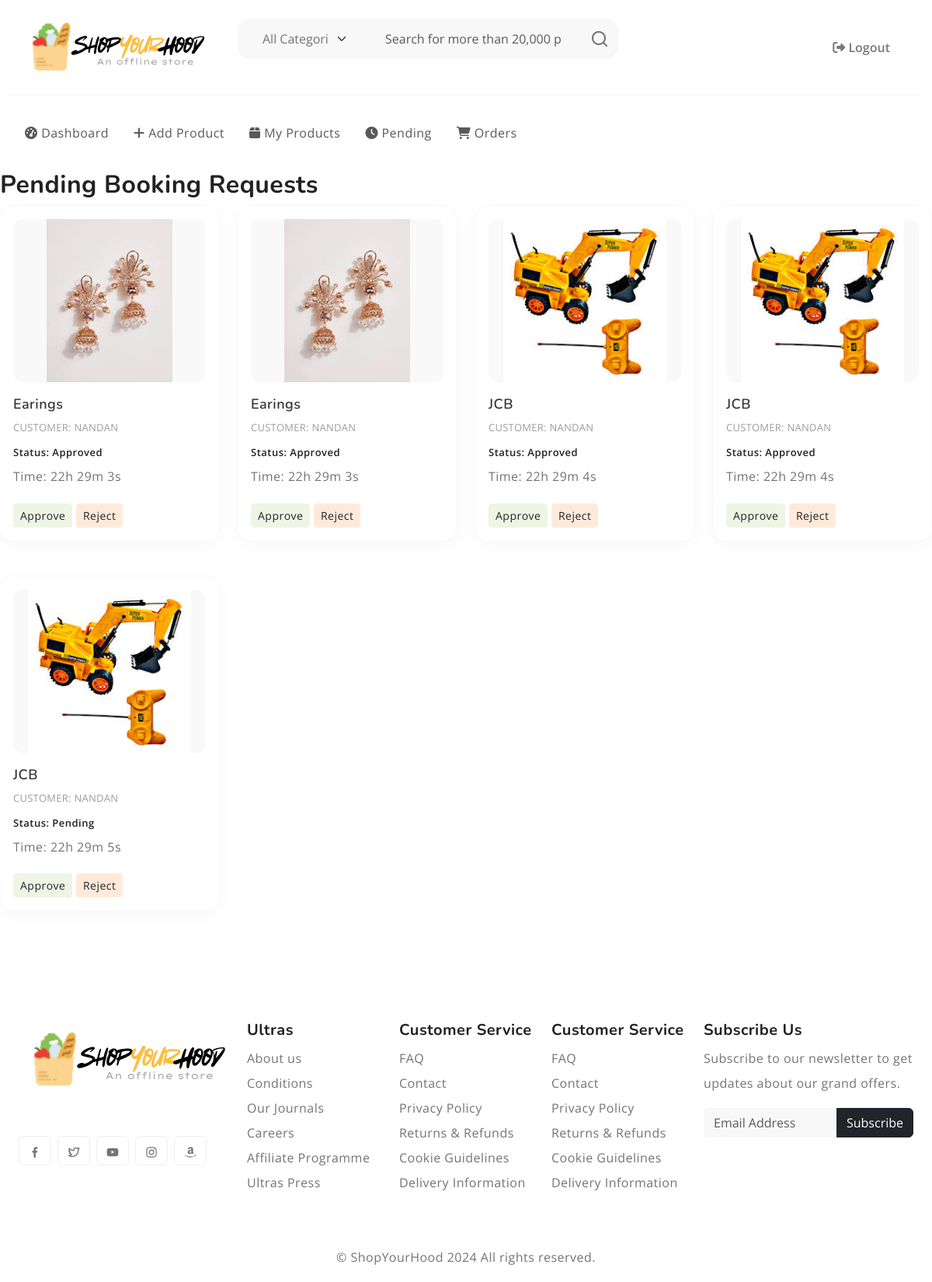
/order/shop_owner_requests/ (signed in), run on the app's committed database.
### order/models.py (models this page shows, shortened)
class OrderRequest(models.Model):
    booking = models.ForeignKey(Booking, on_delete=models.CASCADE)
    shop_owner = models.ForeignKey(settings.AUTH_USER_MODEL, related_name='order_requests', on_delete=models.CASCADE)
    status = models.CharField(max_length=10, choices=[('pending', 'Pending'), ('approved', 'Approved'), ('rejected', 'Rejected')], default='pending')
    created_at = models.DateTimeField(auto_now_add=True)

class Booking(models.Model):
    customer = models.ForeignKey(settings.AUTH_USER_MODEL, on_delete=models.CASCADE)
    product = models.ForeignKey(Product, on_delete=models.CASCADE)
    shop = models.ForeignKey(ShopProfile, on_delete=models.CASCADE)
    status = models.CharField(max_length=10, choices=[('pending', 'Pending'), ('approved', 'Approved'), ('rejected', 'Rejected')], default='pending')
    created_at = models.DateTimeField(auto_now_add=True)
    expires_at = models.DateTimeField(null=True, blank=True)

### products/models.py (models this page shows, shortened)
class Product(models.Model):
    CATEGORY_CHOICES = [
        ('electronics', 'Electronics'),
        ('fashion', 'Fashion'),
        ('home', 'Home & Kitchen'),
        ('books', 'Books'),
        ('toys', 'Toys & Games'),
    ]
    name = models.CharField(max_length=255)
    category = models.CharField(max_length=255, choices=CATEGORY_CHOICES)
    description = models.TextField()
    image = models.ImageField(upload_to='product_images/')
    is_verified = models.BooleanField(default=False)
    added_by = models.ForeignKey(ShopProfile, on_delete=models.SET_NULL, null=True, blank=True)

### authentication/models.py (models this page shows)
class CustomUser(AbstractUser):
    USER_TYPE_CHOICES = (
        (1, 'customer'),
        (2, 'shop_owner'),
        (3, 'admin'),
    )
    user_type = models.PositiveSmallIntegerField(choices=USER_TYPE_CHOICES)

### order/views.py (the view)
# urls.py: path('shop_owner_requests/', views.shop_owner_requests, name='shop_owner_requests'),
@login_required
def shop_owner_requests(request):
    requests = OrderRequest.objects.filter(shop_owner=request.user)
    for req in requests:
        if req.booking.expires_at:  # Check if expires_at is not None
            req.remaining_time = req.booking.expires_at - timezone.now()
        else:
            req.remaining_time = None  # or set to zero/another default value if needed
    return render(request, 'order/shop_owner_requests.html', {'requests': requests})

### order/templates/order/shop_owner_requests.html (shortened to what this page needs)
{% extends 'layout.html' %}
{% block content %}
<h2>Pending Booking Requests</h2>
<div class="row">
    {% for request in requests %}
    <div class="col-md-3 mb-3">
        <div class="product-item">
            <figure>
                <img src="{{ request.booking.product.image.url }}" class="tab-image" alt="{{ request.booking.product.name }}">
            </figure>
            <h3>{{ request.booking.product.name }}</h3>
            <span class="qty">Customer: {{ request.booking.customer.username }}</span><br>
            <span class="rating">Status: {{ request.status }}</span>
            <p class="card-text">
                Time:
                {% if request.remaining_time %}
                    <span id="countdown-{{ request.id }}"></span>
                {% else %}
                    <span>Expired or timer not set</span>
                {% endif %}
            </p>
        <div class="">
            <a href="{% url 'handle_order_request' request.id 'approve' %}" class="btn btn-success btn-sm">Approve</a>
            <a href="{% url 'handle_order_request' request.id 'reject' %}" class="btn btn-danger btn-sm">Reject</a>
        </div>
    </div>
</div>
    {% empty %}
    <div class="alert alert-warning" role="alert">
        No pending requests.
    </div>
    {% endfor %}
</div>
{% endblock %}

### static/style.css (style rules this page uses)
:root { --header-height : 160px; --header-height-min : 80px; }
:root { --accent-color : #FFC43F; --dark-color : #222222; --light-dark-color : #727272; --light-color : #fff; --grey-color : #dbdbdb; --light-grey-color : #fafafa; --primary-color : #6995B1; --light-primary-color : #eef1f3; }
:root { --body-font : "Open Sans", sans-serif; --heading-font : "Nunito", sans-serif; }
body { --bs-link-color: #333; --bs-link-hover-color:#333; --bs-link-color-rgb: 40,40,40; --bs-link-hover-color-rgb: 0,0,0; --bs-light-rgb: 248, 248, 248; --bs-font-sans-serif: "Open Sans", sans-serif; --bs-body-font-family: var(--bs-font-sans-serif); --bs-body-font-size: 1rem; --bs-body-font-weight: 400; --bs-body-line-height: 2; --bs-body-color: #747474; --bs-primary: #FFC43F; --bs-primary-rgb: 255, 196, 63; --bs-success: #a3be4c; --bs-success-rgb: 163, 190, 76; --bs-primary-bg-subtle: #FFF9EB; --bs-success-bg-subtle: #eef5e5; --bs-border-color: #F7F7F7; --bs-secondary-rgb: 230, 243, 251; --bs-danger-rgb: 249, 235, 231; --bs-warning-rgb: 255, 249, 235; --bs-info-rgb: 230, 243, 250; }
.btn-success { --bs-btn-color: #222; --bs-btn-bg: #EEF5E4; --bs-btn-border-color: #EEF5E4; --bs-btn-hover-color: #222; --bs-btn-hover-bg: #9de3c2; --bs-btn-hover-border-color: #9de3c2; --bs-btn-focus-shadow-rgb: 60,153,110; --bs-btn-active-color: #222; --bs-btn-active-bg: #9de3c2; --bs-btn-active-border-color: #9de3c2; --bs-btn-active-shadow: inset 0 3px 5px rgba(0, 0, 0, 0.125); --bs-btn-disabled-color: #222; --bs-btn-disabled-bg: #EEF5E4; --bs-btn-disabled-border-color: #EEF5E4; }
.btn-danger { --bs-btn-color: #222; --bs-btn-bg: #FFEADA; --bs-btn-border-color: #FFEADA; --bs-btn-hover-color: #222; --bs-btn-hover-bg: #ecc9af; --bs-btn-hover-border-color: #ecc9af; --bs-btn-focus-shadow-rgb: 60,153,110; --bs-btn-active-color: #222; --bs-btn-active-bg: #ecc9af; --bs-btn-active-border-color: #ecc9af; --bs-btn-active-shadow: inset 0 3px 5px rgba(0, 0, 0, 0.125); --bs-btn-disabled-color: #222; --bs-btn-disabled-bg: #FFEADA; --bs-btn-disabled-border-color: #FFEADA; }
body { letter-spacing: 0.03em; }
h1,h2,h3,h4,h5,h6 { font-family: var(--heading-font); color: var(--dark-color); font-weight: 700; }
.product-item { position: relative; padding: 16px; background: #FFFFFF; border: 1px solid #FBFBFB; box-shadow: 0px 5px 22px rgba(0, 0, 0, 0.04); border-radius: 16px; margin-bottom: 30px; transition: box-shadow 0.3s ease-out; }
.product-item h3 { display: block; width: 100%; font-weight: 600; font-size: 18px; line-height: 25px; text-transform: capitalize; color: #333333; margin: 0; }
.product-item figure { background: #F9F9F9; border-radius: 12px; text-align: center; }
.product-item figure img { max-height: 210px; height: auto; }
.product-item .qty { font-weight: 400; font-size: 13px; line-height: 18px; letter-spacing: 0.02em; text-transform: uppercase; color: #9D9D9D; }
.product-item .rating { font-weight: 600; font-size: 13px; line-height: 18px; text-transform: capitalize; color: #222222; }

### data on the page
OrderRequest: booking.product.image (picture), booking.product.name "Earings", booking.customer.username "NANDAN", status "Approved"
OrderRequest: booking.product.image (picture), booking.product.name "Earings", booking.customer.username "NANDAN", status "Approved"
OrderRequest: booking.product.image (picture), booking.product.name "JCB", booking.customer.username "NANDAN", status "Approved"
OrderRequest: booking.product.image (picture), booking.product.name "JCB", booking.customer.username "NANDAN", status "Approved"
OrderRequest: booking.product.image (picture), booking.product.name "JCB", booking.customer.username "NANDAN", status "Pending"

### other printed values
{{ item.name }} "Logout"
{{ item.name }} "Dashboard"
{{ item.name }} "Add Product" "My Products" "Pending" "Orders"
